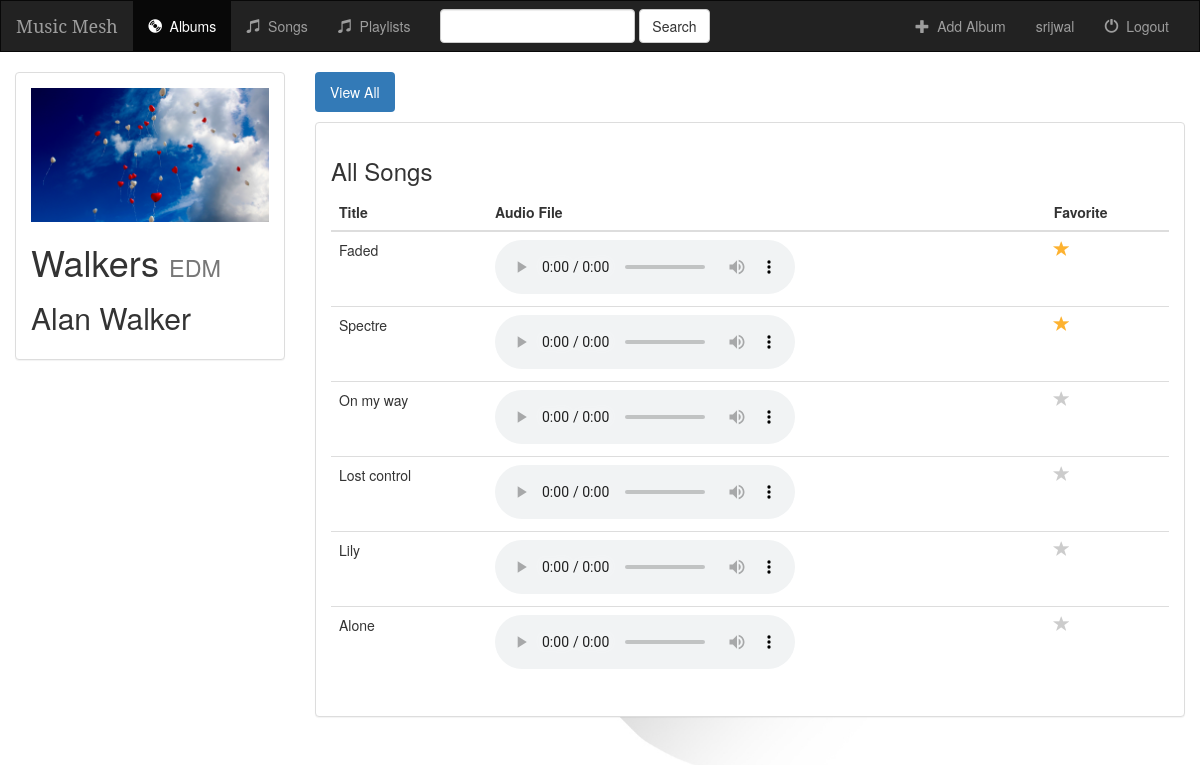
/music/68/ (signed in), run on the app's committed database.
### music/models.py (models this page shows, shortened)
class Album(models.Model):
    user = models.ForeignKey(User, default=1, on_delete=models.CASCADE)
    artist = models.CharField(max_length=250)
    album_title = models.CharField(max_length=500)
    genre = models.CharField(max_length=100)
    album_logo = models.FileField()
    is_favorite = models.BooleanField(default=False)
    def __str__(self):
        return self.album_title + ' - ' + self.artist

class Song(models.Model):
    album = models.ForeignKey(Album, on_delete=models.CASCADE)
    song_title = models.CharField(max_length=250)
    audio_file = models.FileField(default='', upload_to='media')
    is_favorite = models.BooleanField(default=False)

### music/views.py (the view)
# urls.py: url(r'^(?P<album_id>[0-9]+)/$', views.detail, name='detail'),
def detail(request, album_id):
    if not request.user.is_authenticated:
        return render(request, 'music/login.html')
    else:
        user = request.user
        album = get_object_or_404(Album, pk=album_id)
        return render(request, 'music/detail.html', {'album': album, 'user': user})

### music/templates/music/detail.html (shortened to what this page needs)
{% extends 'music/base.html' %}
{% block albums_active %}active{% endblock %}
{% block body %}
<div class="container-fluid songs-container">
    <div class="row">
        <div class="col-sm-4 col-md-3">
            <div class="panel panel-default">
                <div class="panel-body">
                    <a href="{% url 'music:detail' album.id %}">
                        {% if album.album_logo %}
                            <img src="{{ album.album_logo.url }}" class="img-responsive">
                        {% else %}
                            <h3>No image to display</h3>
                        {% endif %}
                    </a>
                    <h1>{{ album.album_title }} <small>{{ album.genre }}</small></h1>
                    <h2>{{ album.artist }}</h2>
                </div>
            </div>
        </div>
        <div class="col-sm-8 col-md-9">
            <ul class="nav nav-pills" style="margin-bottom: 10px;">
                <li role="presentation" class="active"><a href="{% url 'music:detail' album.id %}">View All</a></li>
            </ul>
            <div class="panel panel-default">
                <div class="panel-body">
                    <h3>All Songs</h3>
                    <table class="table">
                        <thead>
                        <tr>
                            <th>Title</th>
                            <th>Audio File</th>
                            <th>Favorite</th>
                        </tr>
                        </thead>
                        <tbody>
                        {% for song in album.song_set.all %}
                            <tr>
                                <td>{{ song.song_title }}</td>
                                <td>
                                    <audio controls="controls">
                                        <source src="{{ song.audio_file.url }}" type="audio/ogg" />
                                        <source src="{{ song.audio_file.url }}" type="audio/mpeg" />
                                        <source src="{{ song.audio_file.url }}" type="audio/wav" />
                                      </audio>
                                </td>
                                <td>
                                    <a href="{% url 'music:favorite' song.id %}" class="btn-favorite"><span class="glyphicon glyphicon-star {% if song.is_favorite %}active{% endif %}"></span></a>
                                </td>
                            </tr>
                        {% endfor %}
                        </tbody>
                    </table>
                </div>
            </div>
        </div>
    </div>
</div>
{% endblock %}

### music/templates/music/base.html (shortened to what this page needs)
<!DOCTYPE html>
<html lang="en">
<head>
    {% load staticfiles %}
    <link rel="stylesheet" href="https://maxcdn.bootstrapcdn.com/bootstrap/3.3.6/css/bootstrap.min.css">
    <link rel="stylesheet" type="text/css" href="{% static 'music/style.css' %}"/>
</head>
<body>
<nav class="navbar navbar-inverse">
    <div class="container-fluid">
        <div class="navbar-header">
            <a class="navbar-brand" href="{% url 'music:index' %}">Music Mesh</a>
        </div>
        <div class="collapse navbar-collapse" id="topNavBar">
            <ul class="nav navbar-nav">
                <li class="{% block albums_active %}{% endblock %}"><a href="{% url 'music:index' %}"><span class="glyphicon glyphicon-cd" aria-hidden="true"></span>&nbsp; Albums</a></li>
                <li class="{% block songs_active %}{% endblock %}"><a href="{% url 'music:songs' 'all' %}"><span class="glyphicon glyphicon-music" aria-hidden="true"></span>&nbsp; Songs</a></li>
                <li class="{% block playlists_active %}{% endblock %}"><a href="{% url 'music:playlist'%}"><span class="glyphicon glyphicon-music" aria-hidden="true"></span>&nbsp; Playlists</a></li>
            </ul>
            <form class="navbar-form navbar-left" role="search" method="get" action="{% url 'music:index' %}">
                <div class="form-group">
                    <input type="text" class="form-control" name="q" value="{{ request.GET.q }}">
                </div>
                <button type="submit" class="btn btn-default">Search</button>
            </form>
            <ul class="nav navbar-nav navbar-right">
                {% if request.user.is_superuser %}
                    <li>
                        <a href="{% url 'music:create_album' %}">
                            <span class="glyphicon glyphicon-plus" aria-hidden="true"></span>&nbsp; Add Album
                        </a>
                    </li>
                {% else %}
                    <li>
                        <a href="{% url 'music:create_playlist' %}">
                            <span class="glyphicon glyphicon-plus" aria-hidden="true"></span>&nbsp; Add Playlist
                        </a>
                    </li>
                {% endif %}
                    <li>
                        <a href=#>
                            <span>{{ request.user.username}}</span>
                        </a>
                    </li>
                    <li>
                    <a href="{% url 'music:logout_user' %}">
                        <span class="glyphicon glyphicon-off" aria-hidden="true"></span>&nbsp; Logout
                    </a>
                </li>
            </ul>
        </div>
    </div>
</nav>
{% block body %}
{% endblock %}
</body>
</html>

### music/static/music/style.css (style rules this page uses)
body { background: url("images/background.jpg"); height: 100%; background-position: center; background-repeat: no-repeat; background-size: cover; }
html { height: 100%; }
.navbar { border-radius: 0; }
.navbar-brand { font-family: 'Serif'; }
.glyphicon-star { color: #CCCCCC; font-size: 16px; }
.glyphicon-star.active { color: #FDB230; }

### data on the page
Album: album_logo (picture), album_title "Walkers", genre "EDM", artist "Alan Walker"
Song: song_title "Faded", is_favorite True (drawn)
Song: song_title "Spectre", is_favorite True (drawn)
Song: song_title "On my way", is_favorite False (drawn)
Song: song_title "Lost control", is_favorite False (drawn)
Song: song_title "Lily", is_favorite False (drawn)
Song: song_title "Alone", is_favorite False (drawn)

### other printed values
{{ request.user.username }} "srijwal"
